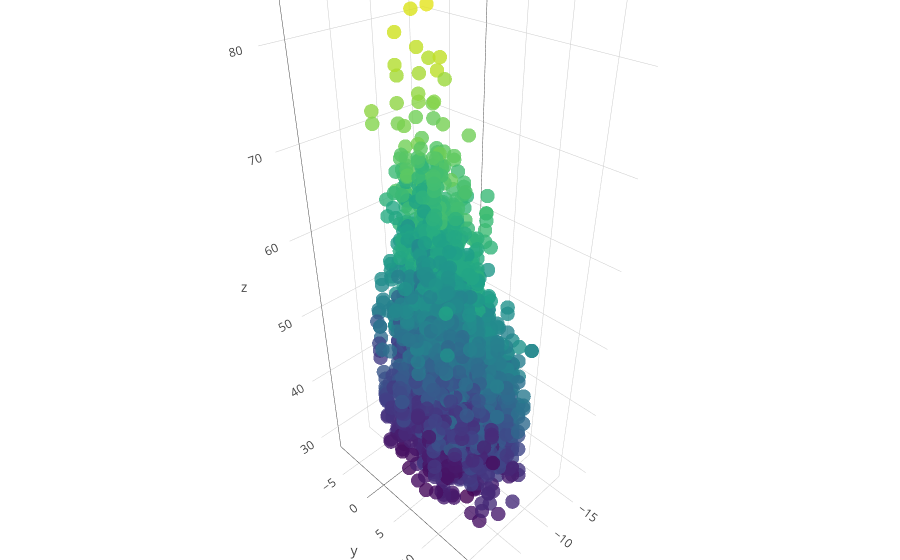

Notebook cell for this chart:
### Code cell
init_notebook_mode(connected=True)

trace1 = go.Scatter3d(
    x=lab[:,:,2].ravel(),
    y=lab[:,:,1].ravel(),
    z=lab[:,:,0].ravel(),
    mode='markers',
    marker=dict(
        size=5,
        color=lab[:,:,0].ravel(),                # set color to an array/list of desired values
        colorscale='Viridis',   # choose a colorscale
        opacity=0.8
    )
)

data = [trace1]
layout = go.Layout(
    margin=dict(
        l=0,
        r=0,
        b=0,
        t=0
    )
)
config = {'linkText': "plot.ly"}
fig = go.Figure(data=data, layout=layout)
iplot(fig, filename='3d-scatter-colorscale', config=config)

### Figure 1 — Plotly figure (JSON) as saved in the notebook; plotly's stock layout.template omitted (floating-point values rounded to 4 significant figures; data arrays with more than 128 entries replaced by an {"elided": "..."} marker saying what was removed)
{"data": [{"marker": {"color": {"elided": "12348 float values"}, "colorscale": "Viridis", "opacity": 0.8, "size": 5}, "mode": "markers", "type": "scatter3d", "uid": "d53ac89c-b446-40ef-90dd-1c5dffe81878", "x": {"elided": "12348 float values"}, "y": {"elided": "12348 float values"}, "z": {"elided": "12348 float values"}}], "layout": {"margin": {"b": 0, "l": 0, "r": 0, "t": 0}}}
